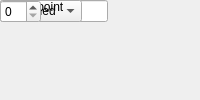
<?xml version="1.0" encoding="UTF-8"?>
<ui version="4.0">
 <class>MainWindow</class>
 <widget class="QMainWindow" name="MainWindow">
  <property name="windowTitle"><string>Scope (simulation)</string></property>
  <widget class="QWidget" name="centralwidget">
   <!-- NOTE: this is a simplified structural mirror of the generated
        <module>_ui.py, not a full round-trip Designer file. Regenerate
        both from the same spec if you need to edit layout by hand. -->
       <widget class="QLabel" name="label_name">
     <property name="text"><string>Block name</string></property>
    </widget>
       <widget class="QLineEdit" name="name"/>
       <widget class="QLabel" name="label_arith_type">
     <property name="text"><string>Arithmetic type</string></property>
    </widget>
       <widget class="QComboBox" name="arith_type">
     <item><property name="text"><string>Unsigned</string></property></item>
     <item><property name="text"><string>Signed</string></property></item>
    </widget>
       <widget class="QLabel" name="label_bin_pt">
     <property name="text"><string>Binary point</string></property>
    </widget>
       <widget class="QSpinBox" name="bin_pt"/>
  </widget>
 </widget>
 <resources/>
 <connections/>
</ui>
